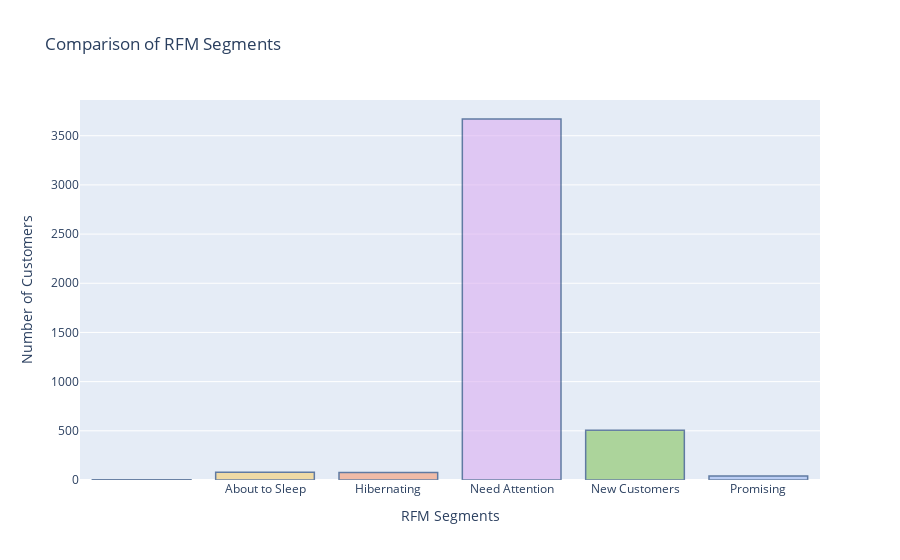

The notebook cell saved with this chart:
### Code cell
# ดูall of rank
pastel_colors = plotly.colors.qualitative.Pastel

fig = go.Figure(data = [go.Bar(x = segment_counts.index, y = segment_counts.values,
                               marker = dict(color = pastel_colors))])


vip_color = 'rgb(158, 202, 225)'

fig.update_traces(marker_color=[vip_color if segment == "Champions" else pastel_colors[i]
                                for i, segment in enumerate(segment_counts.index)],
                  marker_line_color = 'rgb(8, 48, 107)',
                  marker_line_width = 1.5, opacity = 0.6)


# update the layout
fig.update_layout(title = "Comparison of RFM Segments",
                  xaxis_title = "RFM Segments",
                  yaxis_title = "Number of Customers",
                  showlegend = False)

# Display the figure

fig.show()

### Figure 1 — Plotly figure (JSON) as saved in the notebook; plotly's stock layout.template omitted (floating-point values rounded to 4 significant figures)
{"data": [{"marker": {"color": ["rgb(102, 197, 204)", "rgb(246, 207, 113)", "rgb(248, 156, 116)", "rgb(220, 176, 242)", "rgb(135, 197, 95)", "rgb(158, 185, 243)"], "line": {"color": "rgb(8, 48, 107)", "width": 1.5}}, "opacity": 0.6, "type": "bar", "x": ["", "About to Sleep", "Hibernating", "Need Attention", "New Customers", "Promising"], "y": [3, 78, 76, 3670, 505, 40]}], "layout": {"showlegend": false, "title": {"text": "Comparison of RFM Segments"}, "xaxis": {"title": {"text": "RFM Segments"}}, "yaxis": {"title": {"text": "Number of Customers"}}}}
